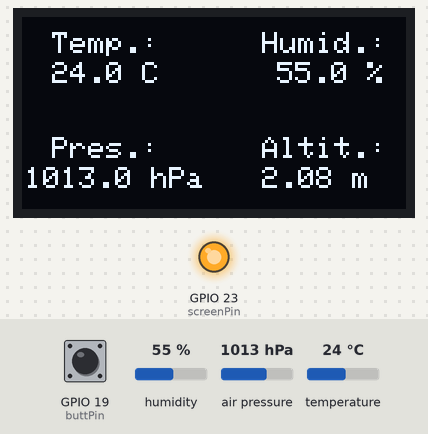
Recording of a sketch running on a simulated ESP32. Shown: 128×64 one-colour display, output pins drawn as LEDs (lit = HIGH). The test bench sets the inputs (shaded band); at power-on: humidity 55 %, air pressure 1013 hPa, temperature 24 °C, GPIO 19 (buttPin) HIGH. The display library's start-up logo is not drawn; what the sketch prints to the serial monitor is not drawn.

Above: at 3.3 s.
3.4 s: humidity set to 22 %
At 8.5 s:
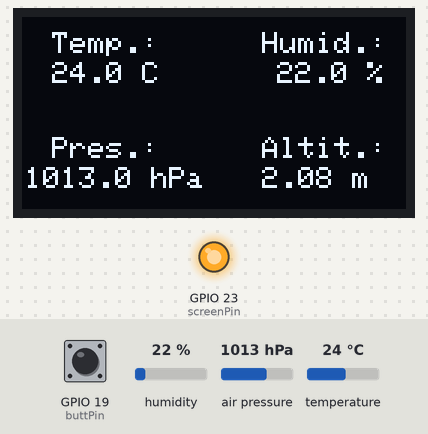
13.8 s: air pressure set to 952 hPa
At 18.2 s:
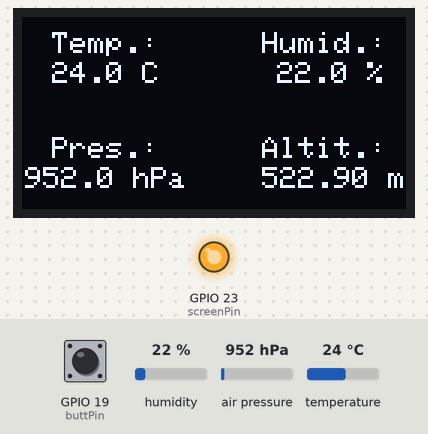
24.0 s: temperature set to 12 °C
At 28.1 s:
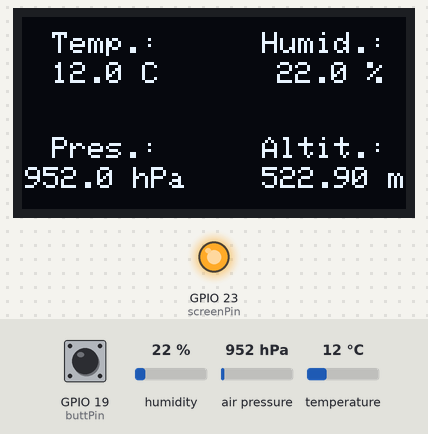
34.2 s: humidity set to 40 %
At 39.1 s:
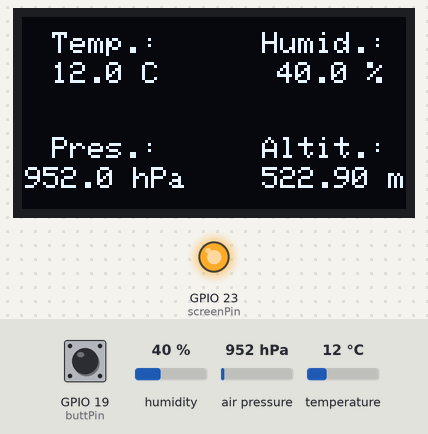
44.4 s: air pressure set to 975 hPa
At 48.9 s:
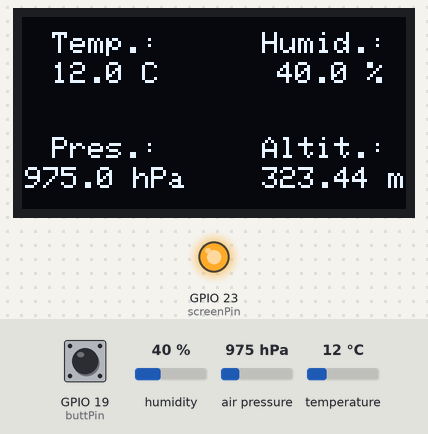
Timing chart, 0 to 50.4 s (numbered marks = the images above; inputs shaded):
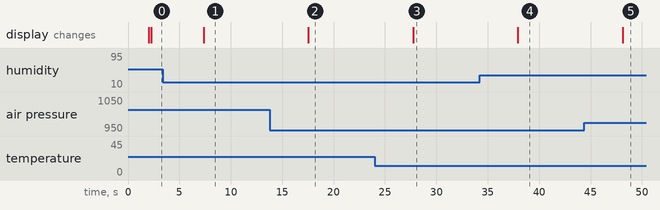

Measured:
- after the input at 3.4 s, the display: changes after 4.0 s (image 1)
- after the input at 13.8 s, the display: changes after 3.8 s (image 2)
- after the input at 24.0 s, the display: changes after 3.8 s (image 3)
- after the input at 34.2 s, the display: changes after 3.7 s (image 4)
- after the input at 44.4 s, the display: changes after 3.7 s (image 5)

The sketch:

print_temp_display.ino
```cpp
/*********
  Complete project details at https://randomnerdtutorials.com
*********/


#include <Wire.h>
#include <Adafruit_Sensor.h>
#include <Adafruit_BME280.h>
#include <SPI.h>
#include <Wire.h>
#include <Adafruit_GFX.h>
#include <Adafruit_SSD1306.h>

#define SCREEN_WIDTH 128 // OLED display width, in pixels
#define SCREEN_HEIGHT 64 // OLED display height, in pixels

#define OLED_RESET     -1
#define SCREEN_ADDRESS 0x3C
Adafruit_SSD1306 display(SCREEN_WIDTH, SCREEN_HEIGHT, &Wire, OLED_RESET);
const int buttPin = 19;
const int screenPin = 23;
// int buttonState;

#define SEALEVELPRESSURE_HPA (1013.25)

Adafruit_BME280 bme; // I2C

unsigned long delayTime;

void setup() {

  delay(2000);
  Serial.begin(9600);
  pinMode(screenPin, OUTPUT);
  pinMode(buttPin, INPUT_PULLUP);
  digitalWrite(screenPin, HIGH);
  display.begin(SSD1306_SWITCHCAPVCC, 0x3C);  // initialize with the I2C addr 0x3C (for the 128x64)
   // init done
  display.display();
  delay(100);
  display.clearDisplay();
  display.display();
  display.setTextSize(1.2);
  display.setTextColor(WHITE);

  bool status;
  // default settings
  // (you can also pass in a Wire library object like &Wire2)
  status = bme.begin(0x76);
  if (!status) {
    Serial.println("Could not find a valid BME280 sensor, check wiring!");
    while (1); // Don't proceed, loop forever
  }

  // Address assigned, we can turn off the screen to widthdraw less power
  digitalWrite(screenPin, LOW);
}


void loop() {
  int buttState = digitalRead(buttPin);
  Serial.println(buttState);
  if (buttState == 1){
    digitalWrite(screenPin, HIGH);
    readValues(bme.readTemperature(), bme.readHumidity(), bme.readPressure()/100.0, bme.readAltitude(SEALEVELPRESSURE_HPA));
    delay(5000);
    digitalWrite(screenPin, LOW);

  }

}


void readValues (float temp, float hum, float pres, float alt) {
    printValues();
    display.begin(SSD1306_SWITCHCAPVCC, SCREEN_ADDRESS);
    display.clearDisplay();
    display.setTextColor(WHITE);
    display.setTextSize(1);
    display.setCursor(10, 5);
    display.setTextSize(1);
    display.println("Temp.:");
    display.setCursor(10, 15);
    display.print(temp, 1);
    display.println(" C");
    display.setCursor(80, 5);
    display.println("Humid.:");
    display.setCursor(85, 15);
    display.print(hum,1);
    display.println(" %");
    display.setCursor(10, 40);
    display.println("Pres.:");
    display.setCursor(1, 50);
    display.print(pres,1);
    display.println(" hPa");
    display.setCursor(80, 40);
    display.println("Altit.:");
    display.setCursor(80, 50);
    display.print(alt);
    display.println(" m");
    display.display();
}


void printValues() {
  Serial.print("Temperature = ");
  Serial.print(bme.readTemperature());
  Serial.println(" *C");

  // Convert temperature to Fahrenheit
  /*Serial.print("Temperature = ");
  Serial.print(1.8 * bme.readTemperature() + 32);
  Serial.println(" *F");*/

  Serial.print("Pressure = ");
  Serial.print(bme.readPressure() / 100.0F);
  Serial.println(" hPa");

  Serial.print("Approx. Altitude = ");
  Serial.print(bme.readAltitude(SEALEVELPRESSURE_HPA));
  Serial.println(" m");

  Serial.print("Humidity = ");
  Serial.print(bme.readHumidity());
  Serial.println(" %");

  Serial.println();
}
```
